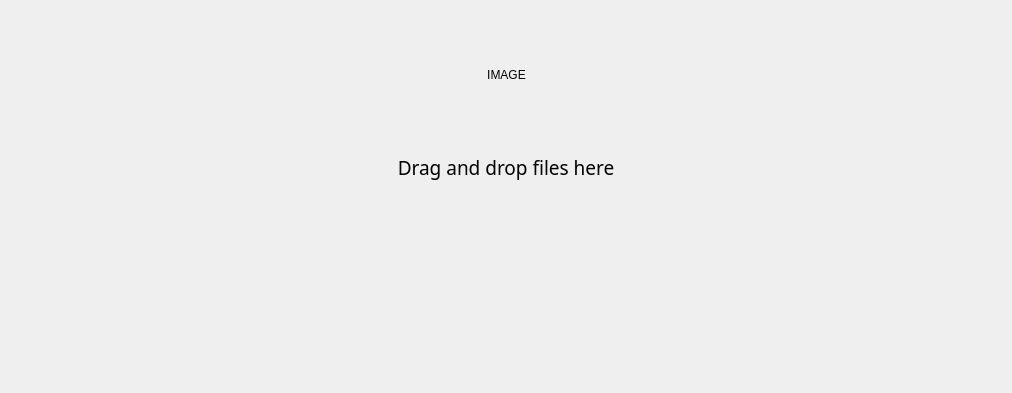
<?xml version="1.0" encoding="UTF-8"?>
<ui version="4.0">
 <class>DragDropWidget</class>
 <widget class="QWidget" name="DragDropWidget">
  <property name="geometry">
   <rect>
    <x>0</x>
    <y>0</y>
    <width>1012</width>
    <height>393</height>
   </rect>
  </property>
  <property name="windowTitle">
   <string>Form</string>
  </property>
  <layout class="QVBoxLayout" name="verticalLayout">
   <property name="spacing">
    <number>15</number>
   </property>
   <property name="topMargin">
    <number>0</number>
   </property>
   <property name="bottomMargin">
    <number>0</number>
   </property>
   <item>
    <spacer name="verticalSpacer_2">
     <property name="orientation">
      <enum>Qt::Vertical</enum>
     </property>
     <property name="sizeType">
      <enum>QSizePolicy::Fixed</enum>
     </property>
     <property name="sizeHint" stdset="0">
      <size>
       <width>20</width>
       <height>25</height>
      </size>
     </property>
    </spacer>
   </item>
   <item>
    <layout class="QHBoxLayout" name="horizontalLayout">
     <item>
      <spacer name="horizontalSpacer">
       <property name="orientation">
        <enum>Qt::Horizontal</enum>
       </property>
       <property name="sizeHint" stdset="0">
        <size>
         <width>40</width>
         <height>20</height>
        </size>
       </property>
      </spacer>
     </item>
     <item>
      <widget class="QLabel" name="drag_drop_image_label">
       <property name="sizePolicy">
        <sizepolicy hsizetype="Fixed" vsizetype="Fixed">
         <horstretch>0</horstretch>
         <verstretch>0</verstretch>
        </sizepolicy>
       </property>
       <property name="minimumSize">
        <size>
         <width>155</width>
         <height>100</height>
        </size>
       </property>
       <property name="maximumSize">
        <size>
         <width>155</width>
         <height>100</height>
        </size>
       </property>
       <property name="text">
        <string>IMAGE</string>
       </property>
       <property name="alignment">
        <set>Qt::AlignCenter</set>
       </property>
      </widget>
     </item>
     <item>
      <spacer name="horizontalSpacer_2">
       <property name="orientation">
        <enum>Qt::Horizontal</enum>
       </property>
       <property name="sizeHint" stdset="0">
        <size>
         <width>40</width>
         <height>20</height>
        </size>
       </property>
      </spacer>
     </item>
    </layout>
   </item>
   <item>
    <layout class="QHBoxLayout" name="horizontalLayout_2">
     <item>
      <spacer name="horizontalSpacer_3">
       <property name="orientation">
        <enum>Qt::Horizontal</enum>
       </property>
       <property name="sizeHint" stdset="0">
        <size>
         <width>40</width>
         <height>20</height>
        </size>
       </property>
      </spacer>
     </item>
     <item>
      <widget class="QLabel" name="desc_label">
       <property name="sizePolicy">
        <sizepolicy hsizetype="Fixed" vsizetype="Fixed">
         <horstretch>0</horstretch>
         <verstretch>0</verstretch>
        </sizepolicy>
       </property>
       <property name="minimumSize">
        <size>
         <width>330</width>
         <height>55</height>
        </size>
       </property>
       <property name="maximumSize">
        <size>
         <width>330</width>
         <height>55</height>
        </size>
       </property>
       <property name="font">
        <font>
         <family>Agency FB</family>
         <pointsize>14</pointsize>
        </font>
       </property>
       <property name="text">
        <string>Drag and drop files here</string>
       </property>
       <property name="alignment">
        <set>Qt::AlignCenter</set>
       </property>
      </widget>
     </item>
     <item>
      <spacer name="horizontalSpacer_4">
       <property name="orientation">
        <enum>Qt::Horizontal</enum>
       </property>
       <property name="sizeHint" stdset="0">
        <size>
         <width>40</width>
         <height>20</height>
        </size>
       </property>
      </spacer>
     </item>
    </layout>
   </item>
   <item>
    <spacer name="verticalSpacer">
     <property name="orientation">
      <enum>Qt::Vertical</enum>
     </property>
     <property name="sizeHint" stdset="0">
      <size>
       <width>20</width>
       <height>140</height>
      </size>
     </property>
    </spacer>
   </item>
  </layout>
 </widget>
 <resources/>
 <connections/>
</ui>
